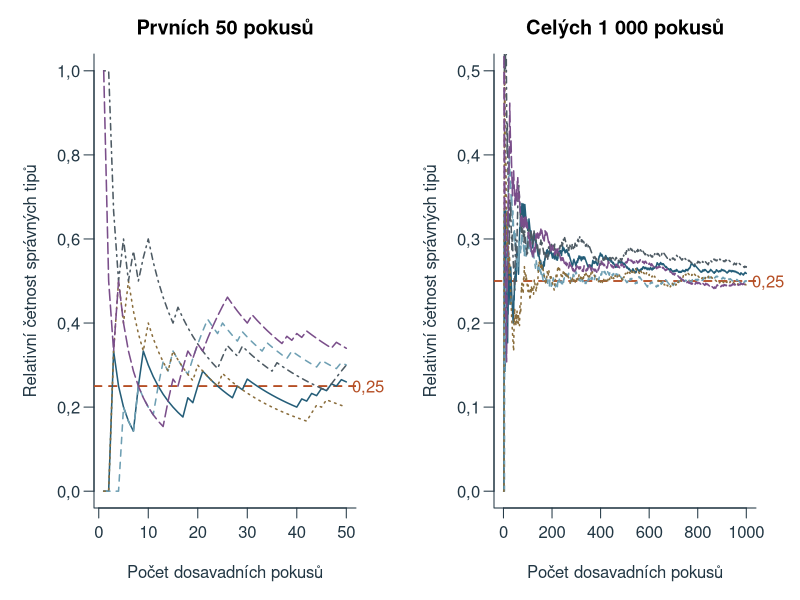
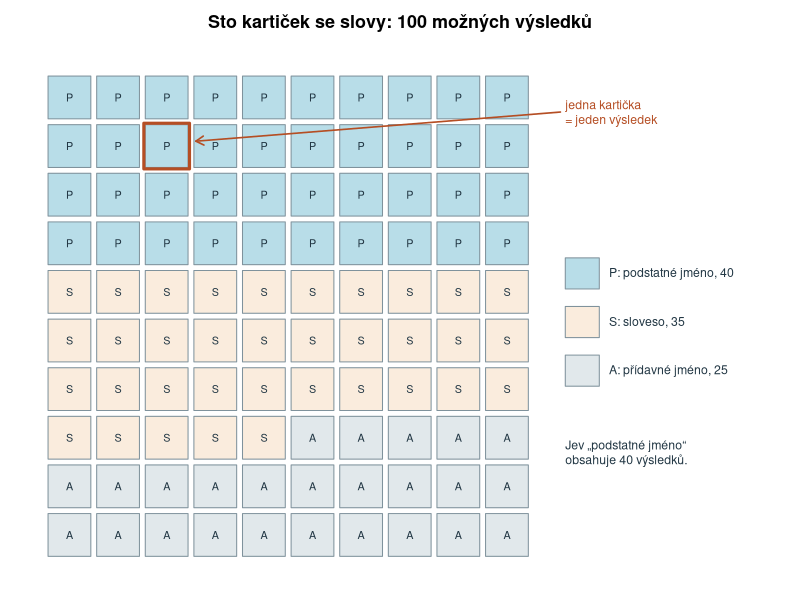
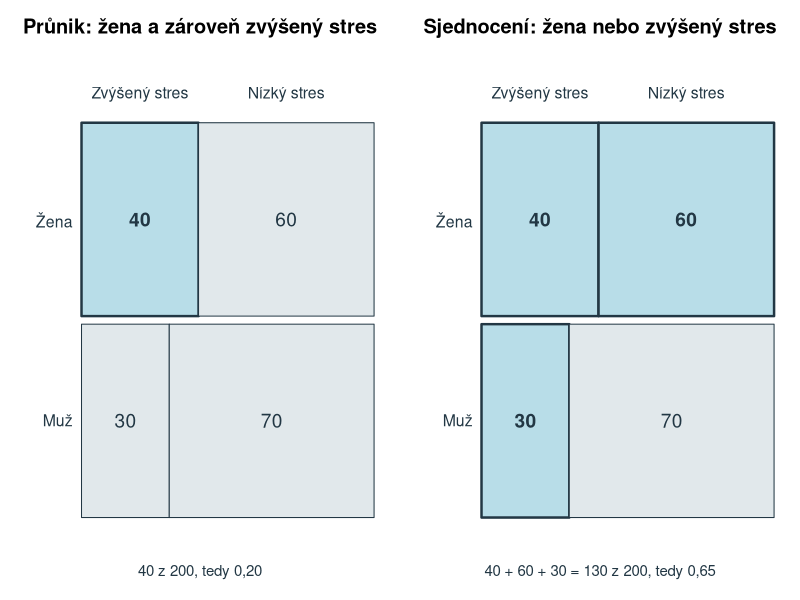
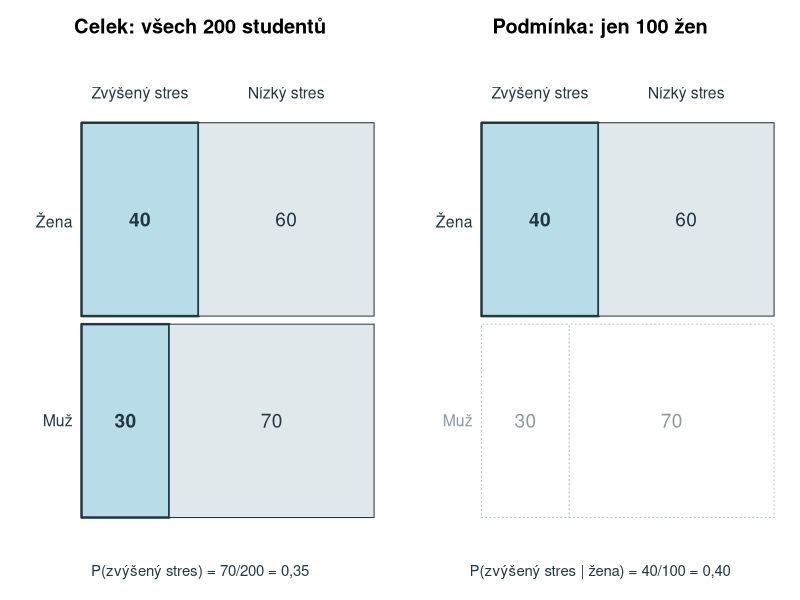
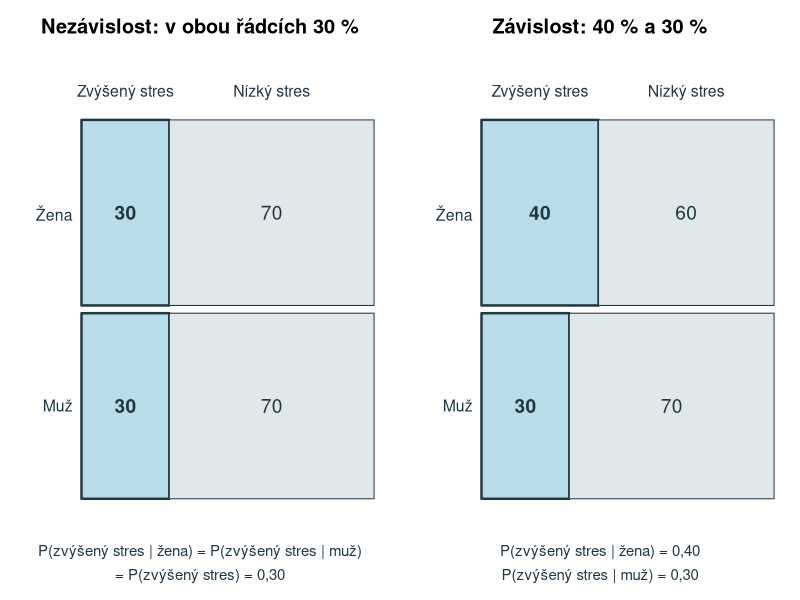
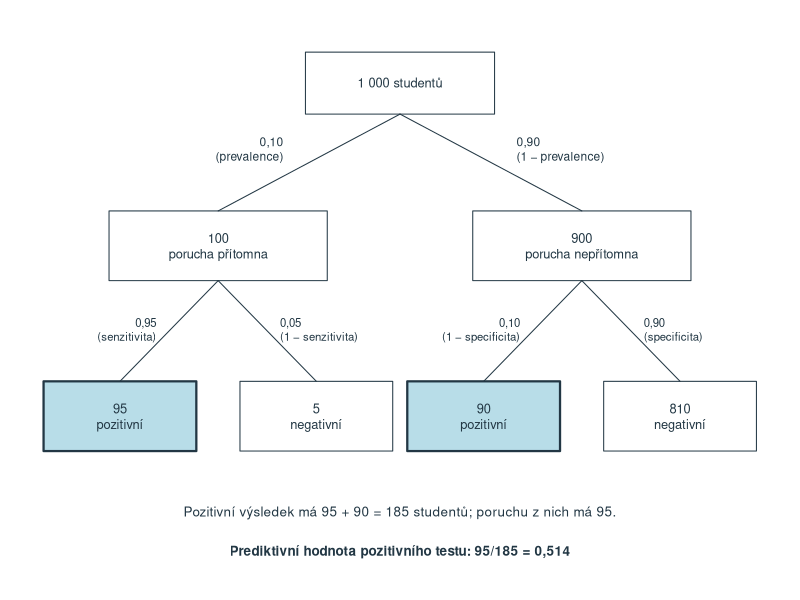
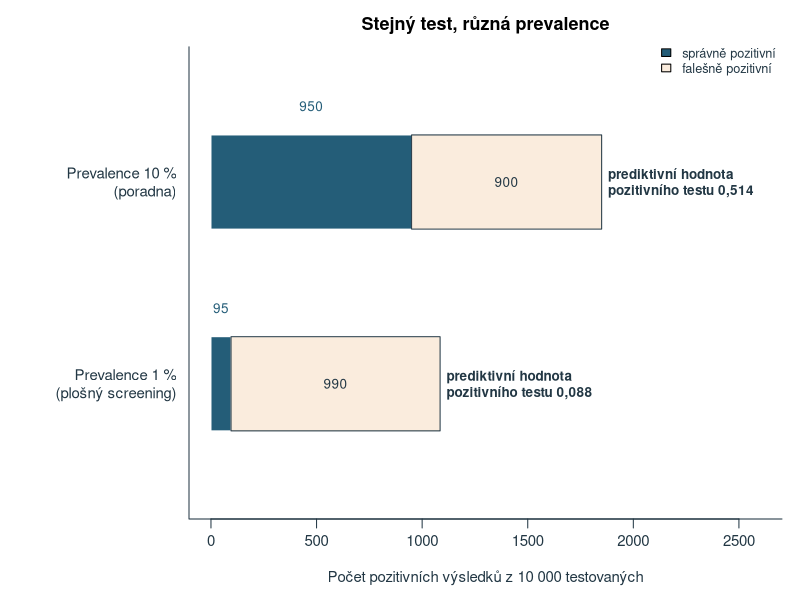
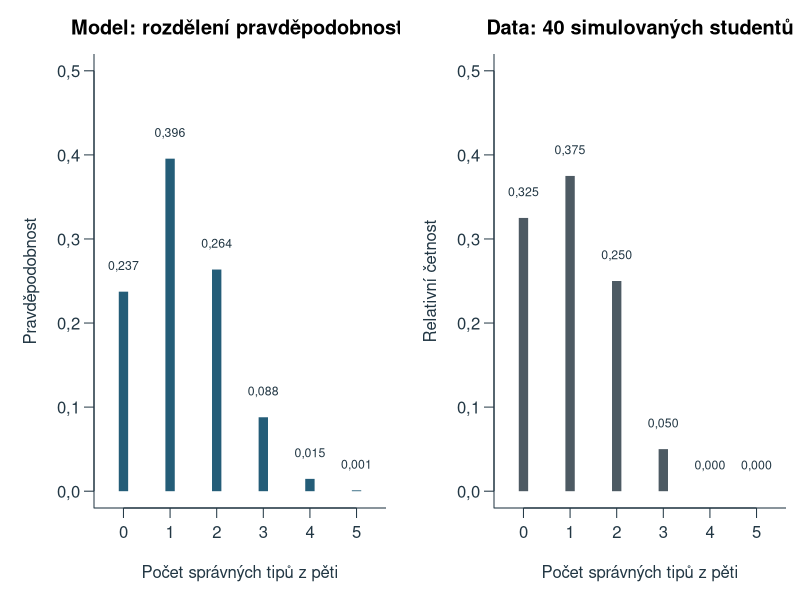

Generate these figures, in order, with R:
# Original teaching examples for chapter 5; base R, UTF-8, deterministic project-root paths.
# Model values and simulations only; no empirical psychological data.
ch5_out <- 'assets/chapter-05/plots'
ch5_old_options <- options(OutDec=',')
dir.create(ch5_out,recursive=TRUE,showWarnings=FALSE)
ch5_blue <- '#245D78'; ch5_orange <- '#B54E24'; ch5_fill <- '#B8DDE8'; ch5_gray <- '#4D5A63'; ch5_pale <- '#E1E8EB'; ch5_sand <- '#FAECDD'
ch5_num <- function(x,digits=3) formatC(x,format='f',digits=digits,decimal.mark=',')
ch5_draw <- function(name,code,width=8,height=4.5) {
  svg(file.path(ch5_out,paste0(name,'.svg')),width=width,height=height,family='sans',bg='white')
  par(mar=c(4.5,4.5,2.6,.8),mgp=c(2.7,.7,0),las=1,col.axis='#223744',col.lab='#223744',fg='#223744',cex=.9)
  force(code); dev.off()
}
# Fixed teaching inputs -------------------------------------------------------
ch5_cards <- c(podstatna=40,slovesa=35,pridavna=25)
ch5_dependent <- matrix(c(40,60,30,70),2,byrow=TRUE,dimnames=list(c('Žena','Muž'),c('Zvýšený stres','Nízký stres')))
ch5_independent <- matrix(c(30,70,30,70),2,byrow=TRUE,dimnames=dimnames(ch5_dependent))
ch5_sens <- .95; ch5_spec <- .90
# Natural frequencies: state present/absent by positive/negative result.
ch5_screen <- function(total,prev,sens=ch5_sens,spec=ch5_spec) {
  present <- total*prev; absent <- total-present
  c(present=present,absent=absent,tp=present*sens,fn=present*(1-sens),fp=absent*(1-spec),tn=absent*spec)
}
ch5_ppv <- function(f) unname(f['tp']/(f['tp']+f['fp']))
ch5_npv <- function(f) unname(f['tn']/(f['tn']+f['fn']))
ch5_n <- 5; ch5_pi <- .25
# Simulations: guessing one of four options; seeds fixed for reproducible figures.
set.seed(5)
ch5_runs <- vapply(1:5,function(j) cumsum(rbinom(1000,1,ch5_pi))/(1:1000),numeric(1000))
set.seed(20261012)
ch5_sim_hadani <- rbinom(40,ch5_n,ch5_pi)
# Figures -----------------------------------------------------------------------
ch5_draw('relativni-cetnost', {
  par(mfrow=c(1,2),mar=c(4.6,4.7,2.7,2.2))
  cols <- c(ch5_blue,'#6E9FB3','#8A6D3B',ch5_gray,'#7A4E8A')
  for(k in 1:2) {
    m <- c(50,1000)[k]
    plot(NA,xlim=c(1,m),ylim=c(0,if(k==1)1 else .5),xlab='Počet dosavadních pokusů',ylab='Relativní četnost správných tipů',main=c('Prvních 50 pokusů','Celých 1 000 pokusů')[k],bty='l')
    abline(h=ch5_pi,lty=2,lwd=1.8,col=ch5_orange)
    for(j in 1:5) lines(1:m,ch5_runs[1:m,j],col=cols[j],lwd=1.5,lty=j)
    axis(4,at=ch5_pi,labels='0,25',col.axis=ch5_orange,tick=FALSE,line=-.9)
  }
},width=10,height=4.4)
ch5_draw('karticky', {
  par(mar=c(.6,.6,2.4,.6))
  plot(NA,xlim=c(0,14.6),ylim=c(-.2,10.2),axes=FALSE,xlab='',ylab='',asp=1,main='Sto kartiček se slovy: 100 možných výsledků')
  kind <- rep(1:3,ch5_cards); fills <- c(ch5_fill,ch5_sand,ch5_pale); lab <- c('P','S','A')
  for(i in 0:99) {
    x <- i%%10; y <- 9-i%/%10
    rect(x+.06,y+.06,x+.94,y+.94,col=fills[kind[i+1]],border='#7F929C')
    text(x+.5,y+.5,lab[kind[i+1]],cex=.72)
  }
  rect(2.03,8.03,2.97,8.97,border=ch5_orange,lwd=3)
  arrows(10.6,9.2,3.1,8.6,length=.09,col=ch5_orange,lwd=1.6)
  text(10.7,9.2,'jedna kartička\n= jeden výsledek',adj=0,cex=.82,col=ch5_orange)
  rect(10.7,5.5+.06,11.4,6.2,col=fills[1],border='#7F929C'); text(11.6,5.87,'P: podstatné jméno, 40',adj=0,cex=.82)
  rect(10.7,4.5+.06,11.4,5.2,col=fills[2],border='#7F929C'); text(11.6,4.87,'S: sloveso, 35',adj=0,cex=.82)
  rect(10.7,3.5+.06,11.4,4.2,col=fills[3],border='#7F929C'); text(11.6,3.87,'A: přídavné jméno, 25',adj=0,cex=.82)
  text(10.7,2.2,'Jev „podstatné jméno“\nobsahuje 40 výsledků.',adj=0,cex=.82)
},width=8.6,height=5.6)
# Mosaic of a 2 x 2 table: rows have equal height, widths show row proportions.
ch5_mosaic <- function(tab,highlight,main,dim_row=integer(0)) {
  plot(NA,xlim=c(-.19,1),ylim=c(-.02,1.12),axes=FALSE,xlab='',ylab='',main=main)
  for(r in 1:2) {
    y1 <- 1-(r-1)*.5; y0 <- y1-.5; w <- tab[r,1]/sum(tab[r,])
    xs <- list(c(0,w),c(w,1))
    for(cc in 1:2) {
      on <- highlight[r,cc]; faded <- r %in% dim_row
      rect(xs[[cc]][1],y0+.01,xs[[cc]][2],y1-.01,col=if(on) ch5_fill else if(faded) 'white' else ch5_pale,border=if(faded) '#B5C1C8' else '#223744',lwd=if(on) 2.4 else 1,lty=if(faded) 3 else 1)
      text(mean(xs[[cc]]),(y0+y1)/2,tab[r,cc],cex=1.15,font=if(on) 2 else 1,col=if(faded) '#8A99A2' else '#223744')
    }
    text(-.03,(y0+y1)/2,rownames(tab)[r],adj=1,cex=.95,col=if(r %in% dim_row) '#8A99A2' else '#223744')
  }
  text(tab[1,1]/sum(tab[1,])/2,1.06,colnames(tab)[1],cex=.95); text((1+tab[1,1]/sum(tab[1,]))/2,1.06,colnames(tab)[2],cex=.95)
}
ch5_draw('prunik-sjednoceni', {
  par(mfrow=c(1,2),mar=c(2.6,.6,2.6,.6))
  ch5_mosaic(ch5_dependent,matrix(c(TRUE,FALSE,FALSE,FALSE),2,byrow=TRUE),'Průnik: žena a zároveň zvýšený stres')
  mtext('40 z 200, tedy 0,20',1,line=.6,cex=.9)
  ch5_mosaic(ch5_dependent,matrix(c(TRUE,TRUE,TRUE,FALSE),2,byrow=TRUE),'Sjednocení: žena nebo zvýšený stres')
  mtext('40 + 60 + 30 = 130 z 200, tedy 0,65',1,line=.6,cex=.9)
},width=10,height=4.2)
ch5_draw('podmineni', {
  par(mfrow=c(1,2),mar=c(2.6,.6,2.6,.6))
  ch5_mosaic(ch5_dependent,matrix(c(TRUE,FALSE,TRUE,FALSE),2,byrow=TRUE),'Celek: všech 200 studentů')
  mtext('P(zvýšený stres) = 70/200 = 0,35',1,line=.6,cex=.9)
  ch5_mosaic(ch5_dependent,matrix(c(TRUE,FALSE,FALSE,FALSE),2,byrow=TRUE),'Podmínka: jen 100 žen',dim_row=2)
  mtext('P(zvýšený stres | žena) = 40/100 = 0,40',1,line=.6,cex=.9)
},width=10,height=4.2)
ch5_draw('nezavislost', {
  par(mfrow=c(1,2),mar=c(3.6,.6,2.6,.6))
  ch5_mosaic(ch5_independent,matrix(c(TRUE,FALSE,TRUE,FALSE),2,byrow=TRUE),'Nezávislost: v obou řádcích 30 %')
  mtext('P(zvýšený stres | žena) = P(zvýšený stres | muž)',1,line=.6,cex=.9); mtext('= P(zvýšený stres) = 0,30',1,line=1.8,cex=.9)
  ch5_mosaic(ch5_dependent,matrix(c(TRUE,FALSE,TRUE,FALSE),2,byrow=TRUE),'Závislost: 40 % a 30 %')
  mtext('P(zvýšený stres | žena) = 0,40',1,line=.6,cex=.9); mtext('P(zvýšený stres | muž) = 0,30',1,line=1.8,cex=.9)
},width=10,height=4.2)
ch5_box <- function(x,y,w,h,label,fill='white',lwd=1,cex=.86) { rect(x-w/2,y-h/2,x+w/2,y+h/2,col=fill,border='#223744',lwd=lwd); text(x,y,label,cex=cex) }
ch5_draw('strom', {
  par(mar=c(.4,.4,.4,.4))
  f <- ch5_screen(1000,.10)
  plot(NA,xlim=c(0,10),ylim=c(0,7),axes=FALSE,xlab='',ylab='')
  ch5_box(5,6.3,2.6,.8,'1 000 studentů')
  ch5_box(2.5,4.2,3,.9,paste0(f['present'],'\nporucha přítomna')); ch5_box(7.5,4.2,3,.9,paste0(f['absent'],'\nporucha nepřítomna'))
  segments(5,5.9,2.5,4.65); segments(5,5.9,7.5,4.65)
  text(3.4,5.45,'0,10\n(prevalence)',cex=.8,adj=1); text(6.6,5.45,'0,90\n(1 − prevalence)',cex=.8,adj=0)
  xs <- c(1.15,3.85,6.15,8.85); labs <- c(paste0(f['tp'],'\npozitivní'),paste0(f['fn'],'\nnegativní'),paste0(f['fp'],'\npozitivní'),paste0(f['tn'],'\nnegativní'))
  for(i in 1:4) { ch5_box(xs[i],2,2.1,.9,labs[i],fill=if(i %in% c(1,3)) ch5_fill else 'white',lwd=if(i %in% c(1,3)) 2.2 else 1); segments(c(2.5,2.5,7.5,7.5)[i],3.75,xs[i],2.45) }
  text(c(1.65,6.65),3.12,c('0,95\n(senzitivita)','0,10\n(1 − specificita)'),cex=.76,adj=1)
  text(c(3.35,8.35),3.12,c('0,05\n(1 − senzitivita)','0,90\n(specificita)'),cex=.76,adj=0)
  text(5,.75,'Pozitivní výsledek má 95 + 90 = 185 studentů; poruchu z nich má 95.',cex=.9)
  text(5,.25,'Prediktivní hodnota pozitivního testu: 95/185 = 0,514',cex=.9,font=2)
},width=8.6,height=5.4)
ch5_draw('dve-prevalence', {
  par(mar=c(4.5,10.5,2.6,1))
  a <- ch5_screen(10000,.10); b <- ch5_screen(10000,.01)
  plot(NA,xlim=c(0,2600),ylim=c(.3,2.9),yaxt='n',xlab='Počet pozitivních výsledků z 10 000 testovaných',ylab='',bty='l',main='Stejný test, různá prevalence')
  axis(2,at=c(2.2,1),labels=c('Prevalence 10 %\n(poradna)','Prevalence 1 %\n(plošný screening)'),tick=FALSE)
  for(k in 1:2) {
    f <- list(a,b)[[k]]; y <- c(2.2,1)[k]
    rect(0,y-.28,f['tp'],y+.28,col=ch5_blue,border='white'); rect(f['tp'],y-.28,f['tp']+f['fp'],y+.28,col=ch5_sand,border='#223744')
    text(f['tp']/2,y+.45,f['tp'],cex=.9,col=ch5_blue); text(f['tp']+f['fp']/2,y,f['fp'],cex=.9)
    text(f['tp']+f['fp']+30,y,paste0('prediktivní hodnota\npozitivního testu ',ch5_num(ch5_ppv(f))),adj=0,cex=.9,font=2,xpd=NA)
  }
  legend('topright',c('správně pozitivní','falešně pozitivní'),fill=c(ch5_blue,ch5_sand),bty='n',cex=.85,inset=c(0,-.02))
},width=9,height=4.2)
ch5_draw('rozdeleni-model-data', {
  par(mfrow=c(1,2),mar=c(4.6,4.7,2.7,.7))
  k <- 0:ch5_n; p <- dbinom(k,ch5_n,ch5_pi); obs <- as.numeric(table(factor(ch5_sim_hadani,levels=k)))/length(ch5_sim_hadani)
  plot(k,p,type='h',lwd=9,lend=1,col=ch5_blue,xlim=c(-.4,5.4),ylim=c(0,.5),xlab='Počet správných tipů z pěti',ylab='Pravděpodobnost',main='Model: rozdělení pravděpodobnosti',bty='l')
  text(k,p+.03,ch5_num(p),cex=.74)
  plot(k,obs,type='h',lwd=9,lend=1,col=ch5_gray,xlim=c(-.4,5.4),ylim=c(0,.5),xlab='Počet správných tipů z pěti',ylab='Relativní četnost',main='Data: 40 simulovaných studentů',bty='l')
  text(k,obs+.03,ch5_num(obs),cex=.74)
},width=10,height=4.4)
ch5_draw('kombinace', {
  par(mar=c(.5,.5,2.4,.5))
  cmb <- combn(5,2)
  plot(NA,xlim=c(-.4,12.4),ylim=c(-.2,6.2),axes=FALSE,xlab='',ylab='',main='Deset způsobů, jak mít právě 2 z 5 tipů správně')
  for(j in 1:10) {
    x0 <- ((j-1)%/%5)*6.6; y <- 5-(j-1)%%5
    text(x0-.1,y,paste0(j,'.'),adj=1,cex=.85)
    for(q in 1:5) {
      hit <- q %in% cmb[,j]
      symbols(x0+q*.95,y,circles=.33,inches=FALSE,add=TRUE,bg=if(hit) ch5_blue else 'white',fg='#223744')
      text(x0+q*.95,y,if(hit) 'S' else 'N',cex=.74,col=if(hit) 'white' else '#223744')
    }
  }
  text(6,-.05,'S = správně, N = nesprávně; pořadí kroužků odpovídá otázkám 1 až 5.',cex=.82)
},width=8.6,height=4.8)
ch5_bars <- function(n,p,main,highlight=NULL,xlim=NULL,ylim=NULL,lwd=7) {
  k <- 0:n; pr <- dbinom(k,n,p)
  if(is.null(xlim)) xlim <- c(0,n)
  if(is.null(ylim)) ylim <- c(0,max(pr)*1.18)
  col <- rep(ch5_blue,length(k)); if(!is.null(highlight)) col <- ifelse(k %in% highlight,ch5_orange,'#A9BAC3')
  plot(k,pr,type='h',lwd=lwd,lend=1,col=col,xlim=xlim,ylim=ylim,xlab='Počet úspěchů k',ylab='Pravděpodobnost',main=main,bty='l')
}
ch5_draw('binomicke-tvar', {
  par(mfrow=c(2,2),mar=c(4.3,4.6,2.5,.6))
  ch5_bars(5,.25,'n = 5, π = 0,25',ylim=c(0,.45),lwd=10)
  ch5_bars(20,.25,'n = 20, π = 0,25',ylim=c(0,.45))
  ch5_bars(20,.5,'n = 20, π = 0,50',ylim=c(0,.45))
  ch5_bars(20,.9,'n = 20, π = 0,90',ylim=c(0,.45))
},width=9.4,height=6.6)
ch5_draw('binom-oblasti', {
  par(mfrow=c(1,3),mar=c(4.5,4.2,2.6,.5),mgp=c(2.5,.6,0),cex=.85)
  ch5_bars(20,.25,'Právě 5',highlight=5,ylim=c(0,.24),lwd=5); text(13,.2,ch5_num(dbinom(5,20,.25)),cex=1.05,col=ch5_orange)
  ch5_bars(20,.25,'Nejvýše 5',highlight=0:5,ylim=c(0,.24),lwd=5); text(13,.2,ch5_num(pbinom(5,20,.25)),cex=1.05,col=ch5_orange)
  ch5_bars(20,.25,'Alespoň 10',highlight=10:20,ylim=c(0,.24),lwd=5); text(13,.2,ch5_num(1-pbinom(9,20,.25)),cex=1.05,col=ch5_orange)
},width=10,height=3.9)
ch5_draw('aproximace', {
  par(mfrow=c(1,2),mar=c(4.6,4.7,2.7,.7))
  ch5_bars(20,.05,'n = 20, π = 0,05: podmínka nesplněna',xlim=c(-3,8),ylim=c(0,.45),lwd=9)
  curve(dnorm(x,20*.05,sqrt(20*.05*.95)),from=-3,to=8,add=TRUE,col=ch5_blue,lwd=2,lty=2,n=400)
  abline(v=0,lty=3,col=ch5_gray); text(-1.6,.3,'záporný počet
není možný',cex=.78,col=ch5_gray)
  ch5_bars(200,.6,'n = 200, π = 0,60: podmínka splněna',highlight=135:200,xlim=c(95,145),ylim=c(0,.066),lwd=3)
  curve(dnorm(x,200*.6,sqrt(200*.6*.4)),from=95,to=145,add=TRUE,col=ch5_blue,lwd=2,lty=2,n=400)
  text(139,.03,'135\na více',cex=.82,col=ch5_orange)
  legend('topleft',c('binomické pravděpodobnosti','normální křivka'),lty=c(1,2),lwd=c(4,2),col=c('#A9BAC3',ch5_blue),bty='n',cex=.74)
},width=10,height=4.4)
options(ch5_old_options)
